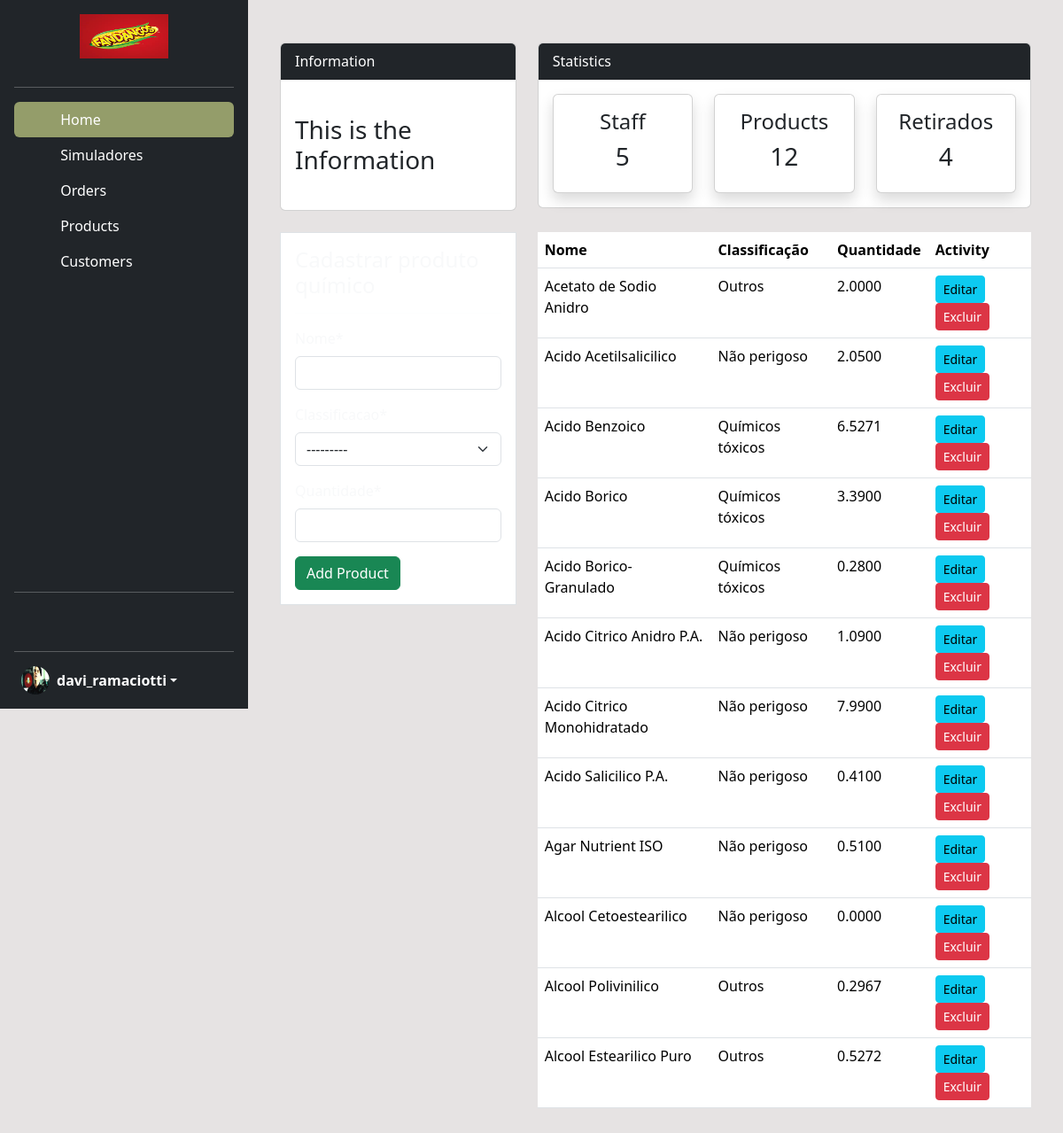
Page /produtos/ (signed in) on the committed database.
### user/models.py (models this page shows, shortened)
class Profile(models.Model):
    staff = models.OneToOneField(User, on_delete=models.CASCADE, null=True)
    address = models.CharField(max_length=200, null=True)
    phone = models.CharField(max_length=20, null=True)
    image = models.ImageField(default='avatar.jpg', upload_to='profile_images')

### estatisticas/models.py (models this page shows, shortened)
class Produto(models.Model):
    nome = models.CharField(max_length=200, null=True)
    classificacao = models.CharField(max_length=200, choices=CLASSIFICACAO , null=True)
    quantidade = models.DecimalField(max_digits=19, decimal_places=4, null=True)

### estatisticas/views.py (the view)
# urls.py: path('produtos/', views.produtos, name="estatisticas-produtos"),
@login_required(login_url='user-login', ) # está configurado nas settings > login_url.
def produtos(request):
    items = Produto.objects.all()
    workers = User.objects.all()
    retiradas = Retirada.objects.all()
    workers_count = workers.count()
    produtos_count = items.count()
    retiradas_count = retiradas.count()
    if request.method=="POST":
        form = ProdutoForm(request.POST)
        if form.is_valid():
            form.save()
            nome_produto = form.cleaned_data.get('nome')
            messages.success(request, f'O produto {nome_produto} foi registrado.')
            return redirect('estatisticas-produtos')
    else:
        form = ProdutoForm()
    context= {
        'items': items,
        'form' : form,
        'workers_count' : workers_count,
        'produtos_count' : produtos_count,
        'retiradas_count' :  retiradas_count,
    }
    return render(request, 'estatisticas/produtos.html', context)

### estatisticas/forms.py
class ProdutoForm(forms.ModelForm):
    class Meta:
        model = Produto
        fields = ['nome', 'classificacao', 'quantidade']

### templates/estatisticas/produtos.html (shortened to what this page needs)
{% extends 'partials/base.html' %}
{% load crispy_forms_tags %}
{% block content%}
 {% include 'partials/topnav.html' %}
<div class="container">
    <div class="row my-4">
        <div class="col-md-4">
            <div class="border bg-white p-3">
                <h4>Cadastrar produto químico</h4>
                <hr>
                <form method="POST" action="">
                    {{ form|crispy }}
                    <input class="btn btn-success btn-block" type="submit" value="Add Product">
                </form>
            </div>
        </div>
        <div class="col-md-8">
            <table class="table bg-white">
                <thead class="bg-info">
                    <tr class="text-white">
                        <th scope="col">Nome</th>
                        <th scope="col">Classificação</th>
                        <th scope="col">Quantidade</th>
                        <th scope="col">Activity</th>
                    </tr>
                </thead>
                <tbody>
                    {% for item in items %}
                    <tr>
                        <td>{{item.nome}}</td>
                        <td>{{item.classificacao}}</td>
                        <td>{{item.quantidade}}</td>
                        <td>
                            <a class="btn btn-info btn-sm" href="{% url 'estatisticas-produtos-update' item.id %}">Editar</a>
                            <a class="btn btn-danger btn-sm" href="{% url 'estatisticas-produtos-delete' item.id %}">Excluir</a>
                        </td>
                    </tr>
                    {% endfor %}
                </tbody>
            </table>
        </div>
    </div>
</div>
{% endblock %}

### templates/partials/base.html (shortened to what this page needs)
{% load static %}
<!doctype html>
<html lang="pt-br">
  <head>
    <link rel="stylesheet" href="https://cdn.jsdelivr.net/npm/bootstrap@5.3.3/dist/css/bootstrap.rtl.min.css">
    <link href="https://cdn.jsdelivr.net/npm/bootstrap@5.3.3/dist/css/bootstrap.min.css" rel="stylesheet">
    <link rel="stylesheet" href="https://cdn.jsdelivr.net/npm/@docsearch/css@3">
    <link rel="stylesheet" href="{% static '/style.css' %}">
  </head>
  <body>
    <div class="d-flex">
      {% if user.is_authenticated %}
      {% include 'partials/sidebar.html' %}
      {% endif %}
      <div class="flex-grow-1 p-4">
        {% block content %}
        {% endblock %}
      </div>
    </div>
  </body>
</html>

### templates/partials/sidebar.html (shortened to what this page needs)
{% load static %}
<div class="d-flex flex-column flex-shrink-0 p-3 text-bg-dark align-items-center sidebar" style="width: 280px;">
  <a class="navbar-brand d-flex justify-content-center mb-3" href="{% url 'estatisticas-index' %}">
    <img src="{% static '/fandangos.jpg' %}" width="100" height="50" class="d-block mx-auto" />
  </a>
  <hr class="w-100">
  <ul class="nav nav-pills flex-column mb-auto w-100">
    {% if user.is_authenticated %}
    <li class="nav-item">
      <a href="{% url 'estatisticas-index' %}" class="nav-link active" aria-current="page">
        <svg class="bi pe-none me-2" width="16" height="16"><use xlink:href="#home"></use></svg>
        Home
      </a>
    </li>
    <li>
      <a href="{% url 'simulador-index' %}" class="nav-link text-white">
        <svg class="bi pe-none me-2" width="16" height="16"><use xlink:href="#speedometer2"></use></svg>
        Simuladores
      </a>
    </li>
    {% endif %}
    <li>
      <a href="#" class="nav-link text-white">
        <svg class="bi pe-none me-2" width="16" height="16"><use xlink:href="#table"></use></svg>
        Orders
      </a>
    </li>
    <li>
      <a href="#" class="nav-link text-white">
        <svg class="bi pe-none me-2" width="16" height="16"><use xlink:href="#grid"></use></svg>
        Products
      </a>
    </li>
    <li>
      <a href="#" class="nav-link text-white">
        <svg class="bi pe-none me-2" width="16" height="16"><use xlink:href="#people-circle"></use></svg>
        Customers
      </a>
    </li>
  </ul>
  <hr class="w-100">
  <div class="widgets-container mt-4 w-100 align-items-center">
  </div>
  <hr class="w-100">
  <div class="dropdown w-100">
    {% if user.is_authenticated %}
    <a href="#" class="d-flex align-items-center text-white text-decoration-none dropdown-toggle" data-bs-toggle="dropdown" aria-expanded="false">
      <img src="{{ user.profile.image.url }}" alt="" width="32" height="32" class="rounded-circle me-2">
      <strong> {{ user.username }} </strong>
    </a>
    {% else %}
    <a href="#" class="d-flex align-items-center text-white text-decoration-none dropdown-toggle" data-bs-toggle="dropdown" aria-expanded="false">
      <strong>Login/Registrar</strong>
    </a>
    {% endif %}
  </div>
</div>

### templates/partials/topnav.html (shortened to what this page needs)
<div class="container">
    <div class="row mt-4">
        <div class="col-md-4">
            <div class="card">
                <div class="card-header bg-dark text-white">
                    Information
                </div>
                <div class="card-body">
                    <marquee behavior="" direction="">
                        <h3 class="my-4">This is the Information</h3>
                    </marquee>
                </div>
            </div>
        </div>
        <div class="col-md-8">
            <div class="card">
                <div class="card-header bg-dark text-white">
                    Statistics
                </div>
                <div class="card-body">
                    <div class="row">
                        <div class="col-md-4">
                            <a class="text-decoration-none text-dark" href="{% url 'estatisticas-staff' %}">
                                <div class="card my-card shadow text-center p-3">
                                    <h4>Staff </h4>
                                    <h3>{{ workers_count }}</h3>
                                </div>
                            </a>
                        </div>
                        <div class="col-md-4">
                            <a class="text-decoration-none text-dark" href="{% url 'estatisticas-produtos' %}">
                                <div class="card my-card shadow text-center p-3">
                                    <h4>Products </h4>
                                    <h3>{{ produtos_count }}</h3>
                                </div>
                            </a>
                        </div>
                        <div class="col-md-4">
                            <a class="text-decoration-none text-dark" href="{% url 'estatisticas-retirada' %}">
                                <div class="card my-card shadow text-center p-3">
                                    <h4>Retirados </h4>
                                    <h3>4</h3>
                                </div>
                            </a>
                        </div>
                    </div>
                </div>
            </div>
        </div>
    </div>
</div>

### static/style.css (style rules this page uses)
body { background: rgb(230, 227, 227); }

### rows in the picture
Produto: nome "Acetato de Sodio Anidro", classificacao "Outros", quantidade "2.0000"
Produto: nome "Acido Acetilsalicilico", classificacao "Não perigoso", quantidade "2.0500"
Produto: nome "Acido Benzoico", classificacao "Químicos tóxicos", quantidade "6.5271"
Produto: nome "Acido Borico", classificacao "Químicos tóxicos", quantidade "3.3900"
Produto: nome "Acido Borico- Granulado", classificacao "Químicos tóxicos", quantidade "0.2800"
Produto: nome "Acido Citrico Anidro P.A.", classificacao "Não perigoso", quantidade "1.0900"
Produto: nome "Acido Citrico Monohidratado", classificacao "Não perigoso", quantidade "7.9900"
Produto: nome "Acido Salicilico P.A.", classificacao "Não perigoso", quantidade "0.4100"
Produto: nome "Agar Nutrient ISO", classificacao "Não perigoso", quantidade "0.5100"
Produto: nome "Alcool Cetoestearilico", classificacao "Não perigoso", quantidade "0.0000"
Produto: nome "Alcool Polivinilico", classificacao "Outros", quantidade "0.2967"
Produto: nome "Alcool Estearilico Puro", classificacao "Outros", quantidade "0.5272"

### other values in the picture
{{ user.username }} "davi_ramaciotti"
{{ workers_count }} "5"
{{ produtos_count }} "12"
